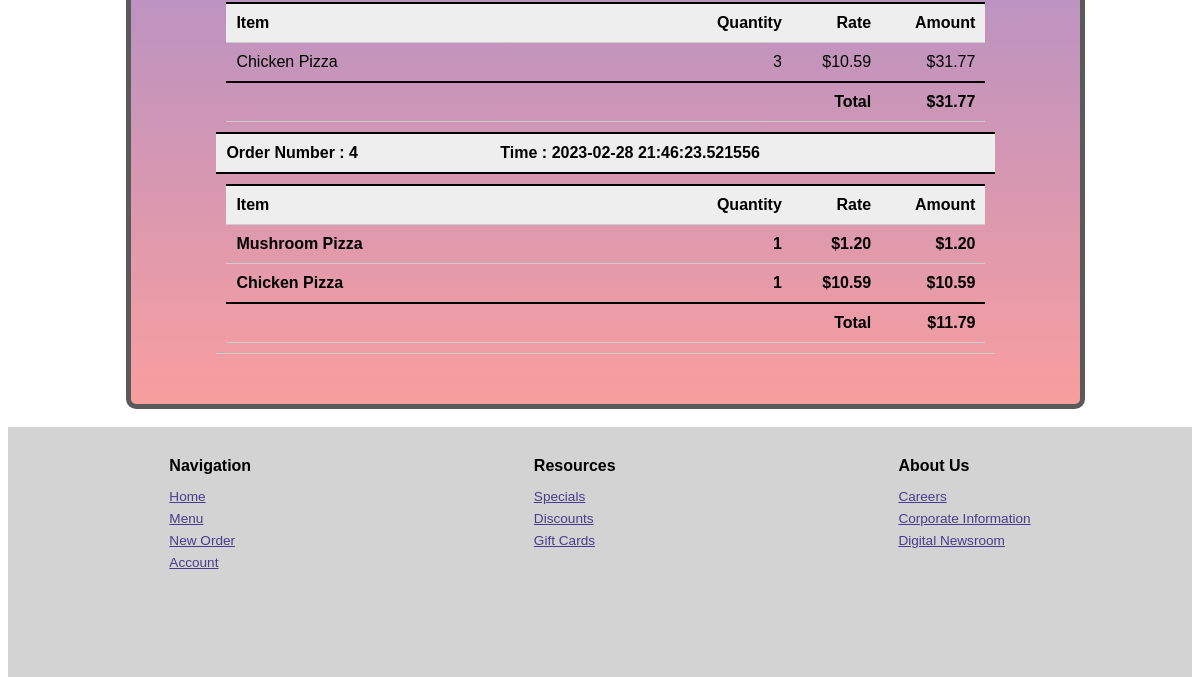
The app's page /customer/2/orders (signed in, lower part), older data.
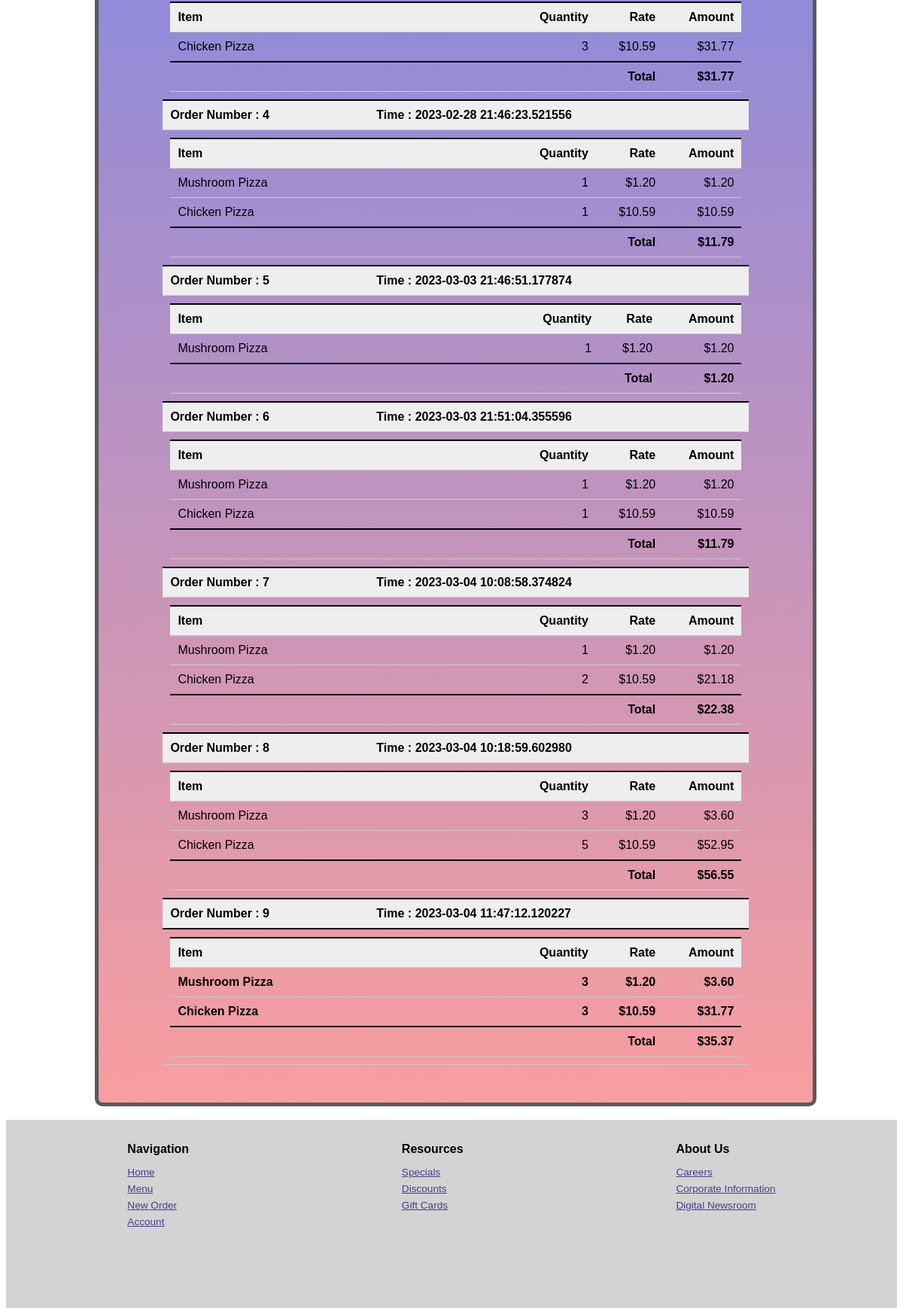
The same page, newer data.
### models.py (models this page shows)
class Food(db.Model):
    id = db.Column(db.Integer, primary_key=True)
    name = db.Column(db.String(50))
    price = db.Column(db.Float)
    category=db.Column(db.String(50))

class OrderItem(db.Model):
    id = db.Column(db.Integer, primary_key=True)
    food_id = db.Column(db.Integer, db.ForeignKey('food.id'), nullable=False)
    quantity = db.Column(db.Integer, nullable=False)
    order_id = db.Column(db.Integer, db.ForeignKey('order.id'), nullable=False)
    total_price = db.Column(db.Float)
    food = db.relationship('Food', backref='order_items', lazy=True)

class Order(db.Model):
    id = db.Column(db.Integer, primary_key=True)
    customer_id = db.Column(db.Integer, db.ForeignKey('customer.id'), nullable=False)
    order_time = db.Column(db.DateTime, default=datetime.utcnow)
    order_items = db.relationship('OrderItem', backref='order', lazy=True)

### routes.py (the view)
@app.route('/customer/<int:id>/orders', methods=['GET'])
@login_required
def get_customer_orders(id):
    customer = Customer.query.get(id) #get customer by ID
    if not customer:
        return jsonify({'message': 'Customer not found'})
    orders = customer.orders #get all the order of this customer
    orders_data = [] #empty array to store order details
    order_items_data=[] #empty array to store order item details
    for order in orders:#loop through all order as a customer can have multiple orders
        order_items_data=[]
        order_data = {
            'id': order.id,
            'order_time': order.order_time,
            'order_amount': 0 #initialing order amount as 0 as default
        }
        orders_items=order.order_items
        total_amount=0 #variable to store the total amount of particular order
        for orders_item in orders_items:#loop through all order items as one order can have multiple items
            order_item ={
                'food_name':orders_item.food.name,
                'quantity':orders_item.quantity,
                'rate':orders_item.food.price,
                'total_price': orders_item.total_price
            }
            total_amount=total_amount+orders_item.total_price
            order_items_data.append(order_item) # add this order item to list
        order_data['order_amount']=total_amount # adding actual order amount
        order_data['order_items']=order_items_data
        orders_data.append(order_data) #add this order to list
    return render_template('customer_orders.html',customer=customer,orders=orders_data,order_items=order_items_data)

### models.py (called while the page is built)
    def is_admin(self):
        return self.role == 2

### routes.py (called while the page is built)
@login_manager.user_loader
def load_user(email):
    return Customer.query.filter_by(email=email).first()

### templates/customer_orders.html (shortened to what this page needs)
{% extends 'base.html' %}
{% block content %}
        <div class="topcontainer" id="customer_orderstop">
            <h3>Order by: {{ customer.name }}</h3><br/>
            <table>
                    {% for order in orders %}
                    <tr>
                        <th>Order Number : {{ order.id }}</th>
                        <th> Time : {{ order.order_time}}</th>
                    </tr>
                <tbody>
                    <tr>
                        <td colspan="2">
                            <table>
                                <thead>
                                    <tr>
                                        <th>Item</th>
                                        <th class="displayNumber">Quantity</th>
                                        <th class="displayNumber">Rate</th>
                                        <th class="displayNumber">Amount</th>
                                    </tr>
                                </thead>
                                <tbody>
                                {% for order_item in order.order_items %}
                                <tr>
                                    <td>{{ order_item.food_name }}</td>
                                    <td class="displayNumber">{{ order_item.quantity }}</td>
                                    <td class="displayNumber">${{ "{:.2f}".format(order_item.rate) }}</td>
                                    <td class="displayNumber">${{ "{:.2f}".format(order_item.total_price) }}</td>
                                </tr>
                                {% endfor %}
                                <tr><td colspan="3" class="rightAlign"><bold>Total</bold></td><td><bold> ${{"{:.2f}".format(order.order_amount)}}</bold></td></tr>
                                </tbody>
                            </table>
                        </td>
                    </tr>
                    {% endfor %}
                </tbody>
            </table>
        </div>
        {% endblock %}

Row changes from the older to the newer data that the page shows:
added Order: order_time "2023-03-03 21:46:51.177874"
added OrderItem: total_price "1.20"
added Order: order_time "2023-03-03 21:51:04.355596"
added OrderItem: total_price "1.20"
added OrderItem: total_price "10.59"
added Order: order_time "2023-03-04 10:08:58.374824"
added OrderItem: total_price "1.20"
added OrderItem: total_price "21.18"
added Order: order_time "2023-03-04 10:18:59.602980"
added OrderItem: total_price "3.60"
added OrderItem: total_price "52.95"
added Order: order_time "2023-03-04 11:47:12.120227"
added OrderItem: total_price "3.60"
added OrderItem: total_price "31.77"
Text that changed along with them:
new list line: "Order Number : 5 Time : Item Quantity Rate Amount 1 $ $ Total $ 1.20"
new list line: "Mushroom Pizza 1.20"
new list line: "Order Number : 6 Time : Item Quantity Rate Amount 1 $ $ 1 $ $ Total $ 11.79"
new list line: "Chicken Pizza 10.59"
new list line: "Order Number : 7 Time : Item Quantity Rate Amount 1 $ $ 2 $ $ Total $ 22.38"
new list line: "Order Number : 8 Time : Item Quantity Rate Amount 3 $ $ 5 $ $ Total $ 56.55"
new list line: "Order Number : 9 Time : Item Quantity Rate Amount 3 $ $ 3 $ $ Total $ 35.37"
